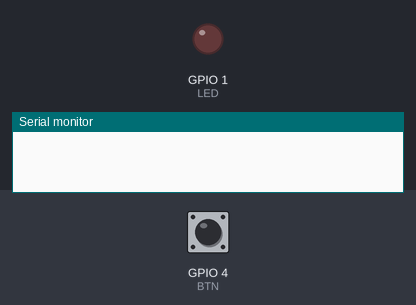
Bench run of a program on a simulated ESP32-S3. On the bench: output pins drawn as LEDs (lit = HIGH), the last lines printed to the serial monitor. Inputs (shaded band) come from the test bench; at power-on: GPIO 4 (BTN) LOW.

Above: at 2.2 s.
2.3 s: GPIO 4 (BTN) pulled HIGH for 1 s
At 3.6 s:
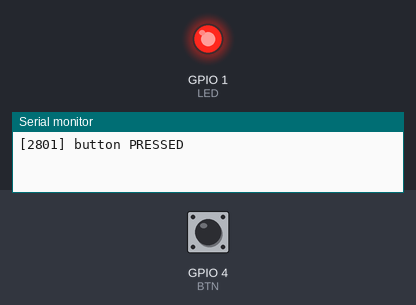
5.3 s: GPIO 4 (BTN) pulled HIGH for 3.2 s
At 10.0 s:
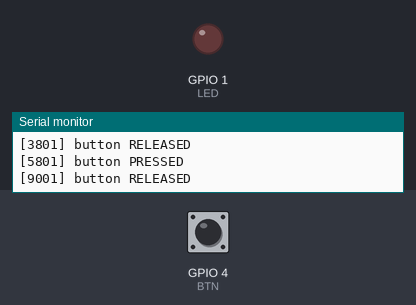
Timing chart, 0 to 11.5 s (numbered marks = the images above; inputs shaded):
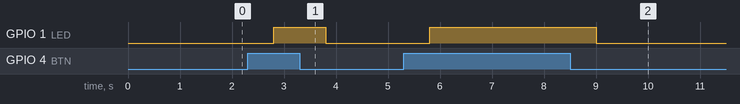

Measured:
- after the input at 2.3 s, GPIO 1 (LED): LOW → HIGH after 0.50 s, → LOW 1.0 s later
- after the input at 5.3 s, GPIO 1 (LED): LOW → HIGH after 0.50 s, → LOW 3.2 s later

The program:

main.cpp
```cpp
#include <Arduino.h>

constexpr uint8_t LED = 1;
constexpr uint8_t BTN = 4;

int debounceDelay = 500;

int buttonState;
int lastButtonState = LOW;
unsigned long lastDebounceTime = 0;


void setup() {
  Serial.begin(115200);
  delay(1000);

  pinMode(LED, OUTPUT);
  pinMode(BTN, INPUT);
}

void loop() {
  int value = digitalRead(BTN);

  if (value != lastButtonState) {
    lastDebounceTime = millis();
  }

  if ((millis() - lastDebounceTime) > debounceDelay) {
  if (value != buttonState) {
    buttonState = value;
    Serial.printf("[%lu] button %s\n", millis(), buttonState ? "PRESSED" : "RELEASED");
    digitalWrite(LED, buttonState);
  }
}

  lastButtonState = value;
}
```
